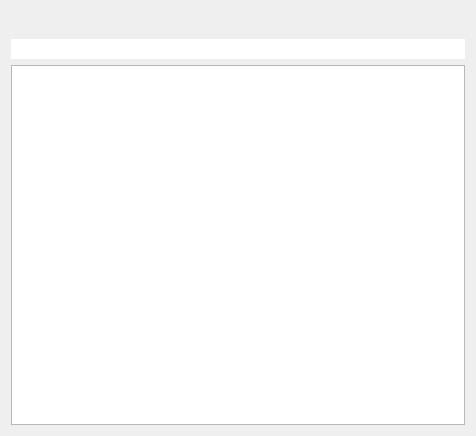
<?xml version="1.0" encoding="UTF-8"?>
<ui version="4.0">
 <class>dataMatrixList</class>
 <widget class="QWidget" name="dataMatrixList">
  <property name="enabled">
   <bool>true</bool>
  </property>
  <property name="geometry">
   <rect>
    <x>0</x>
    <y>0</y>
    <width>476</width>
    <height>436</height>
   </rect>
  </property>
  <property name="sizePolicy">
   <sizepolicy hsizetype="Expanding" vsizetype="Expanding">
    <horstretch>0</horstretch>
    <verstretch>0</verstretch>
   </sizepolicy>
  </property>
  <property name="windowTitle">
   <string>Редактирование кодов маркировки</string>
  </property>
  <layout class="QGridLayout" name="gridLayout">
   <item row="0" column="0">
    <layout class="QVBoxLayout" name="main_l">
     <item>
      <layout class="QHBoxLayout" name="topButtons_l">
       <item>
        <widget class="QPushButton" name="addDM_btn">
         <property name="maximumSize">
          <size>
           <width>30</width>
           <height>30</height>
          </size>
         </property>
         <property name="toolTip">
          <string>Добавить строку</string>
         </property>
         <property name="text">
          <string/>
         </property>
         <property name="icon">
          <iconset resource="../../../icons/icons.qrc">
           <normaloff>:/icons/add.ico</normaloff>:/icons/add.ico</iconset>
         </property>
         <property name="iconSize">
          <size>
           <width>30</width>
           <height>30</height>
          </size>
         </property>
         <property name="flat">
          <bool>true</bool>
         </property>
        </widget>
       </item>
       <item>
        <widget class="QPushButton" name="deleteDM_btn">
         <property name="maximumSize">
          <size>
           <width>30</width>
           <height>30</height>
          </size>
         </property>
         <property name="toolTip">
          <string>Удалить выделеную строку</string>
         </property>
         <property name="text">
          <string/>
         </property>
         <property name="icon">
          <iconset resource="../../../icons/icons.qrc">
           <normaloff>:/icons/delete.ico</normaloff>:/icons/delete.ico</iconset>
         </property>
         <property name="iconSize">
          <size>
           <width>30</width>
           <height>30</height>
          </size>
         </property>
         <property name="flat">
          <bool>true</bool>
         </property>
        </widget>
       </item>
       <item>
        <widget class="QPushButton" name="save_btn">
         <property name="maximumSize">
          <size>
           <width>30</width>
           <height>30</height>
          </size>
         </property>
         <property name="toolTip">
          <string>Сохранить</string>
         </property>
         <property name="text">
          <string/>
         </property>
         <property name="icon">
          <iconset resource="../../../icons/icons.qrc">
           <normaloff>:/icons/save.ico</normaloff>:/icons/save.ico</iconset>
         </property>
         <property name="iconSize">
          <size>
           <width>30</width>
           <height>30</height>
          </size>
         </property>
         <property name="flat">
          <bool>true</bool>
         </property>
        </widget>
       </item>
      </layout>
     </item>
     <item>
      <widget class="QLineEdit" name="product_le">
       <property name="toolTip">
        <string>Товар</string>
       </property>
       <property name="frame">
        <bool>false</bool>
       </property>
       <property name="readOnly">
        <bool>true</bool>
       </property>
      </widget>
     </item>
     <item>
      <layout class="QVBoxLayout" name="table_l">
       <item>
        <widget class="QTableWidget" name="dm_tbl">
         <property name="enabled">
          <bool>true</bool>
         </property>
         <property name="minimumSize">
          <size>
           <width>450</width>
           <height>340</height>
          </size>
         </property>
        </widget>
       </item>
      </layout>
     </item>
    </layout>
   </item>
  </layout>
 </widget>
 <resources>
  <include location="../../../icons/icons.qrc"/>
 </resources>
 <connections/>
</ui>
